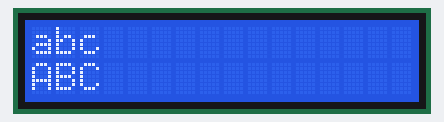
Simulated run of this program. Board: MicroPython board. Parts: 16×2 character LCD. What the program prints to the serial console is not drawn. At 0.1 s the program stops and its outputs stay as they are.

Above: at 0.1 s.

The program:

main.py
```python
from HD44780 import HD44780

def main():
  print("foo")
  lcd = HD44780(
    rs=21,
    en=20,
    d4=19,
    d5=18,
    d6=17,
    d7=16,
  )
  lcd.init()
  lcd.string("abc", HD44780.LINE1)
  lcd.string("ABC", HD44780.LINE2)

if __name__ == '__main__':
  print("Starting")
  try:
    main()
  except KeyboardInterrupt:
    pass
  finally:
    print("Goodbye!")
        
```

HD44780.py
```python
from machine import Pin
from time import sleep_us

class HD44780(object):
  CHR = True
  CMD = False
  LINE1 = 0x80  # LCD RAM address for the 1st line
  LINE2 = 0xC0  # LCD RAM address for the 2nd line
  EN_PULSE = 500
  EN_DELAY = 500

  def __init__(self, rs, en, d4, d5, d6, d7, col=16, row=2):
    # print("HD44780.__init__2")
    # print({
    #   'rs': rs,
    #   'en': en,
    #   'd4': d4,
    #   'd5': d5,
    #   'd6': d6,
    #   'd7': d7,
    #   'col': col,
    #   'row': row
    # })

    self.rs = Pin(rs, Pin.OUT)
    self.en = Pin(en, Pin.OUT)
    self.d4 = Pin(d4, Pin.OUT)
    self.d5 = Pin(d5, Pin.OUT)
    self.d6 = Pin(d6, Pin.OUT)
    self.d7 = Pin(d7, Pin.OUT)
    self.col = col
    self.row = row

  def toggle_enable(self):
    # Toggle enable
    sleep_us(self.EN_DELAY)
    self.en.value(1)
    sleep_us(self.EN_PULSE)
    self.en.value(0)
    sleep_us(self.EN_DELAY)

  def byte(self, bits, mode):
    # Send byte to data pins
    # bits = data
    # mode = True  for character
    #        False for command

    self.rs.value(mode)  # RS

    # High bits
    self.d4.value(bool(bits & 0x10))
    self.d5.value(bool(bits & 0x20))
    self.d6.value(bool(bits & 0x40))
    self.d7.value(bool(bits & 0x80))

    # Toggle 'Enable' pin
    self.toggle_enable()

    # Low bits
    self.d4.value(bool(bits & 0x01))
    self.d5.value(bool(bits & 0x02))
    self.d6.value(bool(bits & 0x04))
    self.d7.value(bool(bits & 0x08))

    # Toggle 'Enable' pin
    self.toggle_enable()
    # print(
    #   # '| {rs} | {en} | {d07}{d06}{d05}{d04}_{d17}{d16}{d15}{d14}'.format(
    #   '| {rs} | {en} | 00{d05}{d04}_00{d15}{d14}'.format(
    #     rs=int(mode),
    #     en=1,
    #     d04=int(bool(bits & 0x10)),
    #     d05=int(bool(bits & 0x20)),
    #     d06=int(bool(bits & 0x30)),
    #     d07=int(bool(bits & 0x40)),
    #     d14=int(bool(bits & 0x01)),
    #     d15=int(bool(bits & 0x02)),
    #     d16=int(bool(bits & 0x04)),
    #     d17=int(bool(bits & 0x08)),
    #   )
    # )

  def init(self):
    # Initialise display
    self.byte(0x33, self.CMD)  # 0x33 110011 Initialise
    self.byte(0x32, self.CMD)  # 0x32 110010 Initialise
    self.byte(0x06, self.CMD)  # 0x06 000110 Cursor move direction
    self.byte(0x0C, self.CMD)  # 0x0C 001100 Display On,Cursor Off, Blink Off
    self.byte(0x28, self.CMD)  # 0x28 101000 Data length, number of lines, font size
    self.byte(0x01, self.CMD)  # 0x01 000001 Clear display
    sleep_us(self.EN_DELAY)

  def string(self, message, line):
    # Send string to display
    message = message + " " * (self.col - len(message))
    print("lcd_string(" + message + ")")

    self.byte(line, self.CMD)

    for i in range(self.col):
        self.byte(ord(message[i]), self.CHR)
```
